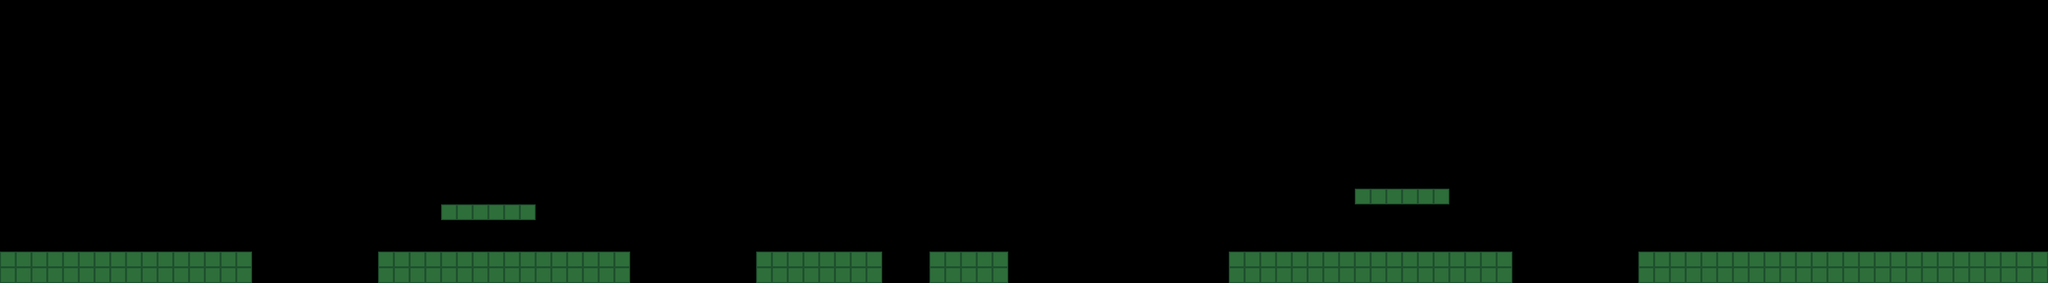

This game map was drawn from its Tiled (.tmx) file and the tilesets committed beside it. A one-line description and the trimmed map source follow:
An orthogonal 130x18 tile map with 32x32 px tiles, 1 tile layer (collision) and 61 objects (42x banana, 5x vine, 4x snapper, 4x letter, 3x hopper, ...).

<map version="1.10" tiledversion="1.10.2" orientation="orthogonal" renderorder="right-down" width="130" height="18" tilewidth="32" tileheight="32" infinite="0" nextlayerid="3" nextobjectid="62">
 <properties>
  <property name="level_id" value="1-2" />
  <property name="name" value="Vine Valley" />
  <property name="music_key" value="tangle_jungle" />
 </properties>
 <tileset firstgid="1" name="jungle" tilewidth="32" tileheight="32" tilecount="1" columns="1">
  <image source="../../../ape_escape/assets/tilesets/jungle_placeholder.png" width="32" height="32" />
 </tileset>
 <layer id="1" name="collision" width="130" height="18">
  <data>[2340 cells, 190 non-empty, 1 distinct tile ids]</data>
 </layer>
 <objectgroup id="2" name="entities">
 <object id="1" type="spawn" x="112" y="512">
  <properties>
   <property name="kind" value="spawn" />
  </properties>
  <point />
 </object>
 <object id="2" type="vine" x="592" y="288">
  <properties>
   <property name="kind" value="vine" />
   <property name="length" value="128" />
  </properties>
  <point />
 </object>
 <object id="3" type="vine" x="1360" y="288">
  <properties>
   <property name="kind" value="vine" />
   <property name="length" value="128" />
  </properties>
  <point />
 </object>
 <object id="4" type="vine" x="2128" y="288">
  <properties>
   <property name="kind" value="vine" />
   <property name="length" value="128" />
  </properties>
  <point />
 </object>
 <object id="5" type="vine" x="2320" y="288">
  <properties>
   <property name="kind" value="vine" />
   <property name="length" value="128" />
  </properties>
  <point />
 </object>
 <object id="6" type="vine" x="3152" y="288">
  <properties>
   <property name="kind" value="vine" />
   <property name="length" value="128" />
  </properties>
  <point />
 </object>
 <object id="7" type="checkpoint" x="1936" y="512">
  <properties>
   <property name="kind" value="checkpoint" />
  </properties>
  <point />
 </object>
 <object id="8" type="snapper" x="272" y="512">
  <properties>
   <property name="kind" value="snapper" />
  </properties>
  <point />
 </object>
 <object id="9" type="hopper" x="1008" y="512">
  <properties>
   <property name="kind" value="hopper" />
  </properties>
  <point />
 </object>
 <object id="10" type="snapper" x="1680" y="512">
  <properties>
   <property name="kind" value="snapper" />
  </properties>
  <point />
 </object>
 <object id="11" type="hopper" x="2672" y="512">
  <properties>
   <property name="kind" value="hopper" />
  </properties>
  <point />
 </object>
 <object id="12" type="snapper" x="2864" y="384">
  <properties>
   <property name="kind" value="snapper" />
  </properties>
  <point />
 </object>
 <object id="13" type="hopper" x="3472" y="512">
  <properties>
   <property name="kind" value="hopper" />
  </properties>
  <point />
 </object>
 <object id="14" type="snapper" x="3728" y="512">
  <properties>
   <property name="kind" value="snapper" />
  </properties>
  <point />
 </object>
 <object id="15" type="banana" x="160" y="480">
  <properties>
   <property name="kind" value="banana" />
  </properties>
  <point />
 </object>
 <object id="16" type="banana" x="224" y="480">
  <properties>
   <property name="kind" value="banana" />
  </properties>
  <point />
 </object>
 <object id="17" type="banana" x="288" y="480">
  <properties>
   <property name="kind" value="banana" />
  </properties>
  <point />
 </object>
 <object id="18" type="banana" x="352" y="480">
  <properties>
   <property name="kind" value="banana" />
  </properties>
  <point />
 </object>
 <object id="19" type="banana" x="416" y="480">
  <properties>
   <property name="kind" value="banana" />
  </properties>
  <point />
 </object>
 <object id="20" type="banana" x="480" y="480">
  <properties>
   <property name="kind" value="banana" />
  </properties>
  <point />
 </object>
 <object id="21" type="banana" x="608" y="416">
  <properties>
   <property name="kind" value="banana" />
  </properties>
  <point />
 </object>
 <object id="22" type="banana" x="672" y="416">
  <properties>
   <property name="kind" value="banana" />
  </properties>
  <point />
 </object>
 <object id="23" type="banana" x="736" y="384">
  <properties>
   <property name="kind" value="banana" />
  </properties>
  <point />
 </object>
 <object id="24" type="banana" x="800" y="384">
  <properties>
   <property name="kind" value="banana" />
  </properties>
  <point />
 </object>
 <object id="25" type="banana" x="864" y="480">
  <properties>
   <property name="kind" value="banana" />
  </properties>
  <point />
 </object>
 <object id="26" type="banana" x="960" y="480">
  <properties>
   <property name="kind" value="banana" />
  </properties>
  <point />
 </object>
 <object id="27" type="banana" x="1056" y="480">
  <properties>
   <property name="kind" value="banana" />
  </properties>
  <point />
 </object>
 <object id="28" type="banana" x="1152" y="480">
  <properties>
   <property name="kind" value="banana" />
  </properties>
  <point />
 </object>
 <object id="29" type="banana" x="1248" y="480">
  <properties>
   <property name="kind" value="banana" />
  </properties>
  <point />
 </object>
 <object id="30" type="banana" x="1376" y="416">
  <properties>
   <property name="kind" value="banana" />
  </properties>
  <point />
 </object>
 <object id="31" type="banana" x="1440" y="416">
  <properties>
   <property name="kind" value="banana" />
  </properties>
  <point />
 </object>
 <object id="32" type="banana" x="1536" y="384">
  <properties>
   <property name="kind" value="banana" />
  </properties>
  <point />
 </object>
 <object id="33" type="banana" x="1600" y="480">
  <properties>
   <property name="kind" value="banana" />
  </properties>
  <point />
 </object>
 <object id="34" type="banana" x="1696" y="480">
  <properties>
   <property name="kind" value="banana" />
  </properties>
  <point />
 </object>
 <object id="35" type="banana" x="1792" y="480">
  <properties>
   <property name="kind" value="banana" />
  </properties>
  <point />
 </object>
 <object id="36" type="banana" x="1888" y="480">
  <properties>
   <property name="kind" value="banana" />
  </properties>
  <point />
 </object>
 <object id="37" type="banana" x="1984" y="480">
  <properties>
   <property name="kind" value="banana" />
  </properties>
  <point />
 </object>
 <object id="38" type="banana" x="2144" y="416">
  <properties>
   <property name="kind" value="banana" />
  </properties>
  <point />
 </object>
 <object id="39" type="banana" x="2208" y="416">
  <properties>
   <property name="kind" value="banana" />
  </properties>
  <point />
 </object>
 <object id="40" type="banana" x="2336" y="416">
  <properties>
   <property name="kind" value="banana" />
  </properties>
  <point />
 </object>
 <object id="41" type="banana" x="2400" y="416">
  <properties>
   <property name="kind" value="banana" />
  </properties>
  <point />
 </object>
 <object id="42" type="banana" x="2496" y="384">
  <properties>
   <property name="kind" value="banana" />
  </properties>
  <point />
 </object>
 <object id="43" type="banana" x="2560" y="480">
  <properties>
   <property name="kind" value="banana" />
  </properties>
  <point />
 </object>
 <object id="44" type="banana" x="2688" y="480">
  <properties>
   <property name="kind" value="banana" />
  </properties>
  <point />
 </object>
 <object id="45" type="banana" x="2816" y="480">
  <properties>
   <property name="kind" value="banana" />
  </properties>
  <point />
 </object>
 <object id="46" type="banana" x="2944" y="480">
  <properties>
   <property name="kind" value="banana" />
  </properties>
  <point />
 </object>
 <object id="47" type="banana" x="3168" y="416">
  <properties>
   <property name="kind" value="banana" />
  </properties>
  <point />
 </object>
 </objectgroup>
</map>
<!-- 14 of 61 objects omitted -->
